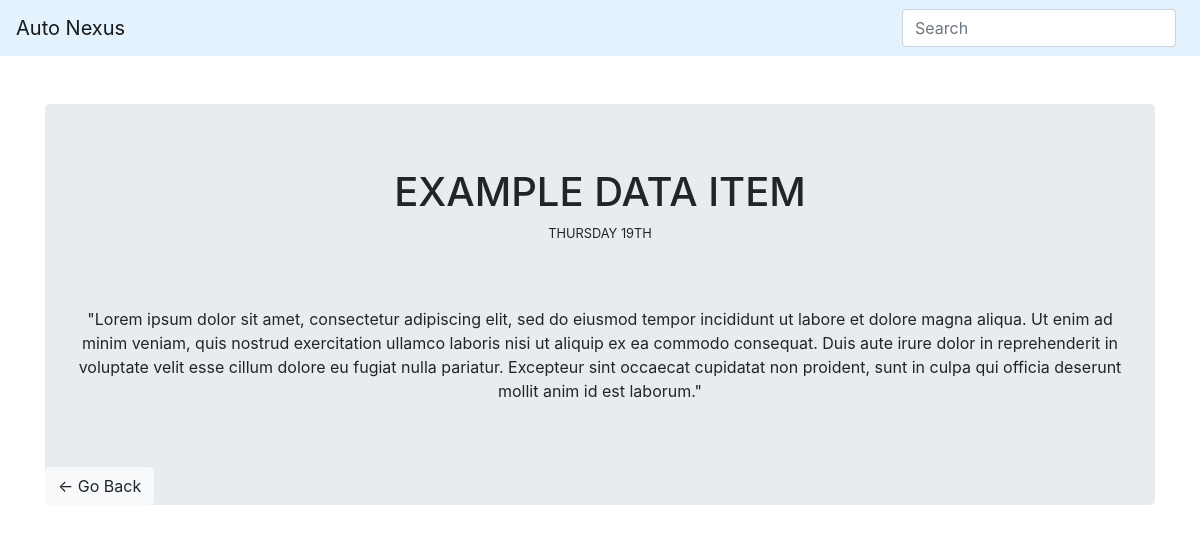
The app's page /admin/article.php?id=65 with its own data.
### tables this page shows
CREATE TABLE `articles` (
  `article_id` int(11) NOT NULL,
  `article_title` varchar(255) NOT NULL,
  `article_content` text NOT NULL,
  `article_timestamp` int(11) NOT NULL
);

### includes/article.php (called while the page is built, shortened)
<?php
class Article{
	public function fetch_data($article_id){
		global $pdo;
		$query = $pdo->prepare("SELECT * FROM articles WHERE article_id = ?");
		$query->bindValue(1, $article_id);
		$query->execute();
		return $query->fetch();
	}
}
?>

### admin/article.php (the view, shortened to what this page needs)
<?php
include_once('../includes/connection.php');
include_once('../includes/article.php');
$article = new Article();
if(isset($_GET['id'])){
	$id = $_GET['id'];
	$data = $article->fetch_data($id);
	?>
	<html>
		<body>
			<nav class="navbar navbar-light" style="background-color: #e3f2fd;">
	  			<a class="navbar-brand" href="../index.php">Auto Nexus</a>
	 			<form class="form-inline">
	    			<input class="form-control mr-sm-2" type="search" placeholder="Search" aria-label="Search">
	  			</form>
			</nav>
			<div class="container">
				<br><br>
				<div class="overall">
					<div class="jumbotron">
						<h1> <?php echo $data['article_title']; ?> </h1>
						<p><small class="article-date"> <?php echo date('l jS', $data['article_timestamp']);  ?> </small></p>
						<br><br>
						<p> <?php echo $data['article_content']; ?></p>
						<br><br>
						<a class="btn btn-light" href="../index.php">&larr; Go Back</a>
					</div>
				</div>
			</div>
		</body>
	</html>
	<?php
}else{
	header('Location: index.php');
	exit();
}
?>

### assets/style.css (style rules this page uses)
.form-inline { margin-bottom: 0px !Important; }
.overall { height: 100%; width: 100%; position: relative; }
.article-date, .jumbotron h1 { text-transform: uppercase; }
.jumbotron h1, p, .article-date { text-align: center; }
.overall .jumbotron { padding-bottom: 0px !Important; }
.overall .jumbotron .btn { margin-left: -32px; }

### records on screen
articles: article_title "EXAMPLE DATA ITEM", article_timestamp "THURSDAY 19TH", article_content "\"Lorem ipsum dolor sit amet, consectetur adipiscing elit, sed do eiusmod tempor incididunt ut labore et dolore magna aliqua. Ut enim ad minim veniam, quis nostrud exercitation ullamco laboris nisi ut aliquip ex ea commodo consequat. Duis aute irure dolor in reprehenderit in voluptate velit esse cillum dolore eu fugiat nulla pariatur. Excepteur sint occaecat cupidatat non proident, sunt in culpa qui officia deserunt mollit anim id est laborum.\""
